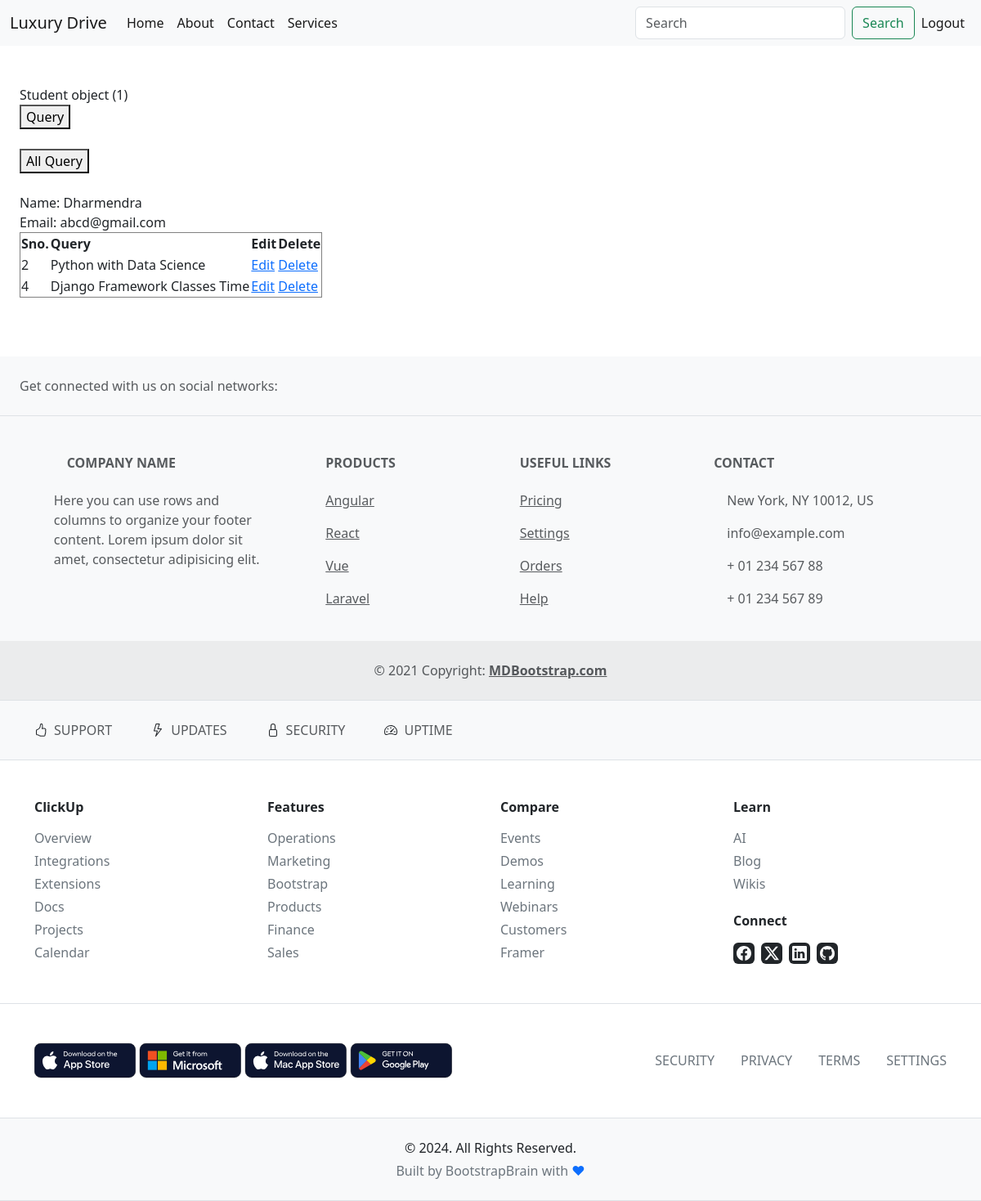
/allquery/1/, run on the app's committed database.
### app5th/models.py (models this page shows, shortened)
class Student(models.Model):
    name=models.CharField(max_length = 50)
    email=models.EmailField()
    detail=models.CharField(max_length = 50)
    phone=models.IntegerField()
    education=models.CharField(max_length = 50)
    gender=models.CharField(max_length = 50)
    dob=models.DateField()
    profile_pic=models.ImageField(upload_to = 'image/')
    resume=models.FileField(upload_to = 'file/')
    password=models.CharField(max_length = 50)

class Query(models.Model):
    name=models.CharField(max_length=50)
    email=models.CharField()
    query=models.CharField()

### app5th/views.py (the view)
# urls.py: path('allquery/<int:pk>/', views.allquery, name='allquery'),
def allquery(req,pk):
    userdata=Student.objects.get(id=pk)
    email=userdata.email
    aquery=Query.objects.filter(email=email)
    return render(req,'dashboard.html',{'data':userdata,'aquery':aquery})

### app5th/templates/dashboard.html (shortened to what this page needs)
{% extends 'base.html' %}
{% block content %}
<br><br>
<div style="margin-left:2%;">
{{data}}
<br>
<form action="{% url 'query' pk=data.id %}" method="post">
  <button type="submit">Query</button>
</form>
<br>
<form action="{% url 'allquery' pk=data.id %}" method="post">
  <button type="submit">All Query</button>
</form>
<br>
{% if aquery %}
Name: {{data.name}}<br>
Email: {{data.email}}
<table border="1">
    <thead>
        <tr>
            <th>Sno.</th>
            <th>Query</th>
            <th>Edit</th>
            <th>Delete</th>
        </tr>
    </thead>
    <tbody>
        {% for i in aquery %}
        <tr>
           <td>{{i.id}}</td>
           <td>{{i.query}}</td>
           <td><a href="{% url 'edit' id=i.id  pk=data.id %}">Edit</a></td>
           <td><a href="{% url 'delete' id=i.id  pk=data.id %}">Delete</a></td>
        </tr>
        {% endfor %}
    </tbody>
</table>
{% endif %}
</div>
<br><br><br>
{% endblock  %}

### data on the page
Student: id "Student object (1)", name "Dharmendra", email "abcd@gmail.com"
Query: id "2", query "Python with Data Science"
Query: id "4", query "Django Framework Classes Time"
